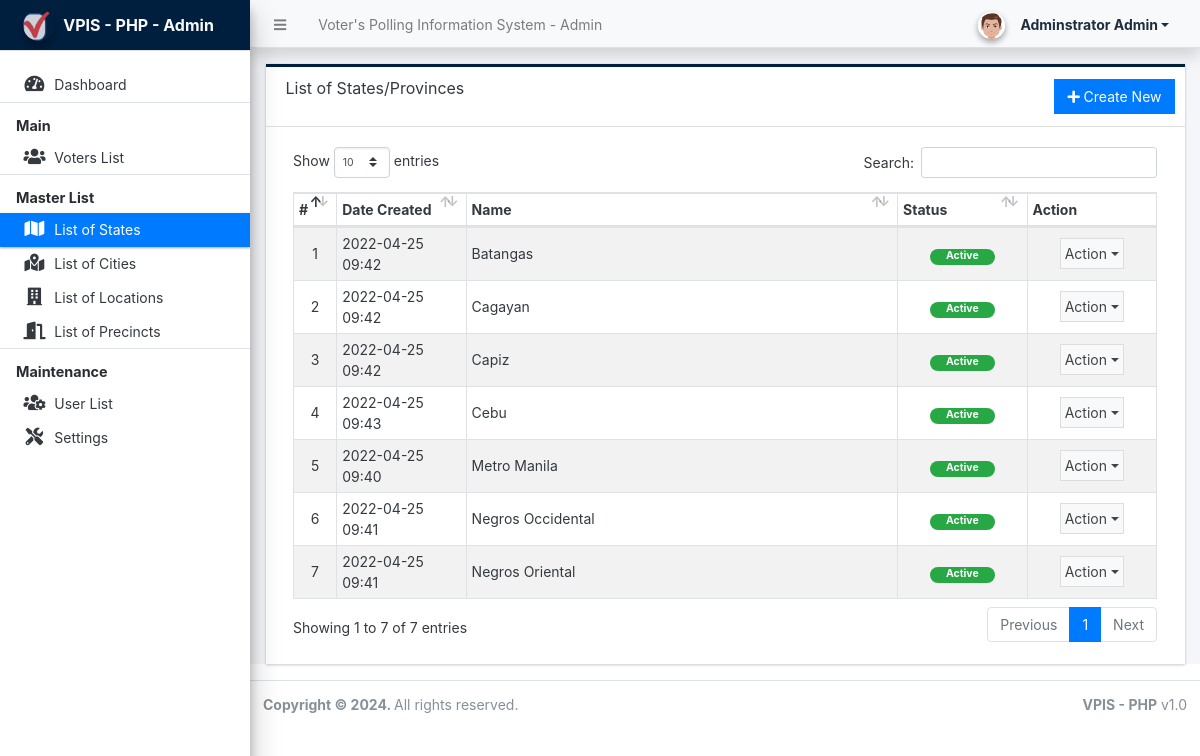
Screenshot of /admin/?page=states (signed in) with the database file from the repository.
### tables this page shows
CREATE TABLE `state_list` (
  `id` int(30) NOT NULL,
  `name` text NOT NULL,
  `status` tinyint(1) NOT NULL DEFAULT 1,
  `delete_flag` tinyint(1) NOT NULL DEFAULT 0,
  `date_created` datetime NOT NULL DEFAULT current_timestamp(),
  `date_updated` datetime NOT NULL DEFAULT current_timestamp() ON UPDATE current_timestamp()
);

### admin/states/index.php (the view, shortened to what this page needs)
<div class="card card-outline rounded-0 card-navy">
	<div class="card-header">
		<h3 class="card-title">List of States/Provinces</h3>
		<div class="card-tools">
			<a href="javascript:void(0)" id="create_new" class="btn btn-flat btn-primary"><span class="fas fa-plus"></span>  Create New</a>
		</div>
	</div>
	<div class="card-body">
        <div class="container-fluid">
			<table class="table table-hover table-striped table-bordered" id="list">
				<colgroup>
					<col width="5%">
					<col width="15%">
					<col width="50%">
					<col width="15%">
					<col width="15%">
				</colgroup>
				<thead>
					<tr>
						<th>#</th>
						<th>Date Created</th>
						<th>Name</th>
						<th>Status</th>
						<th>Action</th>
					</tr>
				</thead>
				<tbody>
					<?php
					$i = 1;
						$qry = $conn->query("SELECT * from `state_list` where delete_flag = 0 order by `name` asc ");
						while($row = $qry->fetch_assoc()):
					?>
						<tr>
							<td class="text-center"><?php echo $i++; ?></td>
							<td><?php echo date("Y-m-d H:i",strtotime($row['date_created'])) ?></td>
							<td><?php echo $row['name'] ?></td>
							<td class="text-center">
                                <?php if($row['status'] == 1): ?>
                                    <span class="badge badge-success px-3 rounded-pill">Active</span>
                                <?php else: ?>
                                    <span class="badge badge-danger px-3 rounded-pill">Inactive</span>
                                <?php endif; ?>
                            </td>
							<td align="center">
								 <button type="button" class="btn btn-flat p-1 btn-default btn-sm dropdown-toggle dropdown-icon" data-toggle="dropdown">
				                  		Action
				                  </button>
							</td>
						</tr>
					<?php endwhile; ?>
				</tbody>
			</table>
		</div>
	</div>
</div>

### rows the page displays
state_list: date_created "2022-04-25 09:42", name "Batangas", status "Active"
state_list: date_created "2022-04-25 09:42", name "Cagayan", status "Active"
state_list: date_created "2022-04-25 09:42", name "Capiz", status "Active"
state_list: date_created "2022-04-25 09:43", name "Cebu", status "Active"
state_list: date_created "2022-04-25 09:40", name "Metro Manila", status "Active"
state_list: date_created "2022-04-25 09:41", name "Negros Occidental", status "Active"
state_list: date_created "2022-04-25 09:41", name "Negros Oriental", status "Active"

### other values shown
$_settings->info('name') "Voter's Polling Information System"
$_settings->userdata('firstname').' '.$_settings->userdata('lastname') "Adminstrator Admin"
$_settings->info('short_name') "VPIS - PHP"
